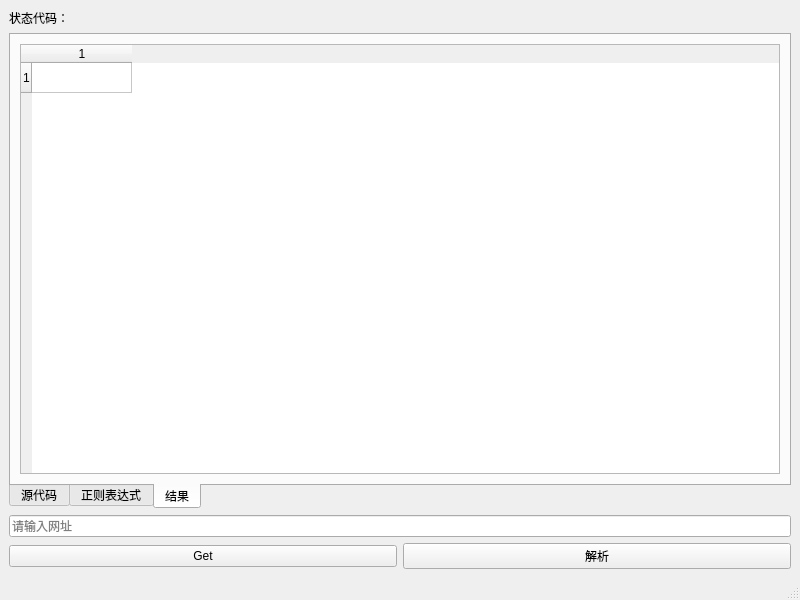
<?xml version="1.0" encoding="UTF-8"?>
<ui version="4.0">
 <class>MainWindow</class>
 <widget class="QMainWindow" name="MainWindow">
  <property name="geometry">
   <rect>
    <x>0</x>
    <y>0</y>
    <width>800</width>
    <height>600</height>
   </rect>
  </property>
  <property name="windowTitle">
   <string>MainWindow</string>
  </property>
  <widget class="QWidget" name="centralwidget">
   <layout class="QVBoxLayout" name="verticalLayout_2">
    <item>
     <layout class="QHBoxLayout" name="horizontalLayout_5">
      <item>
       <widget class="QLabel" name="label">
        <property name="text">
         <string>状态代码：</string>
        </property>
       </widget>
      </item>
      <item>
       <widget class="QLabel" name="label_2">
        <property name="text">
         <string/>
        </property>
       </widget>
      </item>
     </layout>
    </item>
    <item>
     <widget class="QTabWidget" name="tabWidget">
      <property name="sizePolicy">
       <sizepolicy hsizetype="Expanding" vsizetype="Expanding">
        <horstretch>0</horstretch>
        <verstretch>0</verstretch>
       </sizepolicy>
      </property>
      <property name="tabPosition">
       <enum>QTabWidget::South</enum>
      </property>
      <property name="currentIndex">
       <number>2</number>
      </property>
      <widget class="QWidget" name="tab">
       <attribute name="title">
        <string>源代码</string>
       </attribute>
       <layout class="QVBoxLayout" name="verticalLayout_4">
        <item>
         <widget class="QPushButton" name="pushButton_5">
          <property name="text">
           <string>清空</string>
          </property>
         </widget>
        </item>
        <item>
         <widget class="QPlainTextEdit" name="plainTextEdit_2">
          <property name="readOnly">
           <bool>false</bool>
          </property>
         </widget>
        </item>
       </layout>
      </widget>
      <widget class="QWidget" name="tab_2">
       <attribute name="title">
        <string>正则表达式</string>
       </attribute>
       <layout class="QHBoxLayout" name="horizontalLayout_4">
        <item>
         <layout class="QHBoxLayout" name="horizontalLayout_2">
          <item>
           <widget class="QListWidget" name="listWidget">
            <property name="maximumSize">
             <size>
              <width>30</width>
              <height>16777215</height>
             </size>
            </property>
           </widget>
          </item>
          <item>
           <widget class="QListWidget" name="listWidget_2">
            <property name="editTriggers">
             <set>QAbstractItemView::AllEditTriggers</set>
            </property>
            <property name="sortingEnabled">
             <bool>false</bool>
            </property>
           </widget>
          </item>
          <item>
           <layout class="QVBoxLayout" name="verticalLayout">
            <property name="sizeConstraint">
             <enum>QLayout::SetDefaultConstraint</enum>
            </property>
            <item>
             <widget class="QPushButton" name="pushButton_3">
              <property name="sizePolicy">
               <sizepolicy hsizetype="Maximum" vsizetype="Expanding">
                <horstretch>0</horstretch>
                <verstretch>0</verstretch>
               </sizepolicy>
              </property>
              <property name="maximumSize">
               <size>
                <width>20</width>
                <height>166666</height>
               </size>
              </property>
              <property name="text">
               <string>+</string>
              </property>
             </widget>
            </item>
            <item>
             <widget class="QPushButton" name="pushButton_4">
              <property name="sizePolicy">
               <sizepolicy hsizetype="Minimum" vsizetype="Expanding">
                <horstretch>0</horstretch>
                <verstretch>0</verstretch>
               </sizepolicy>
              </property>
              <property name="maximumSize">
               <size>
                <width>20</width>
                <height>166666</height>
               </size>
              </property>
              <property name="text">
               <string>-</string>
              </property>
             </widget>
            </item>
           </layout>
          </item>
         </layout>
        </item>
       </layout>
      </widget>
      <widget class="QWidget" name="tab_3">
       <attribute name="title">
        <string>结果</string>
       </attribute>
       <layout class="QHBoxLayout" name="horizontalLayout_3">
        <item>
         <widget class="QTableWidget" name="tableWidget">
          <property name="editTriggers">
           <set>QAbstractItemView::AnyKeyPressed|QAbstractItemView::DoubleClicked|QAbstractItemView::EditKeyPressed|QAbstractItemView::SelectedClicked</set>
          </property>
          <property name="rowCount">
           <number>1</number>
          </property>
          <property name="columnCount">
           <number>1</number>
          </property>
          <row/>
          <column/>
         </widget>
        </item>
       </layout>
      </widget>
     </widget>
    </item>
    <item>
     <layout class="QVBoxLayout" name="verticalLayout_3">
      <item>
       <widget class="QLineEdit" name="lineEdit">
        <property name="placeholderText">
         <string>请输入网址</string>
        </property>
       </widget>
      </item>
      <item>
       <layout class="QHBoxLayout" name="horizontalLayout">
        <item>
         <widget class="QPushButton" name="pushButton_2">
          <property name="sizePolicy">
           <sizepolicy hsizetype="Minimum" vsizetype="Fixed">
            <horstretch>0</horstretch>
            <verstretch>0</verstretch>
           </sizepolicy>
          </property>
          <property name="text">
           <string>Get</string>
          </property>
         </widget>
        </item>
        <item>
         <widget class="QPushButton" name="pushButton">
          <property name="text">
           <string>解析</string>
          </property>
         </widget>
        </item>
       </layout>
      </item>
     </layout>
    </item>
   </layout>
  </widget>
  <widget class="QMenuBar" name="menubar">
   <property name="geometry">
    <rect>
     <x>0</x>
     <y>0</y>
     <width>800</width>
     <height>21</height>
    </rect>
   </property>
  </widget>
  <widget class="QStatusBar" name="statusbar"/>
 </widget>
 <resources/>
 <connections/>
</ui>
